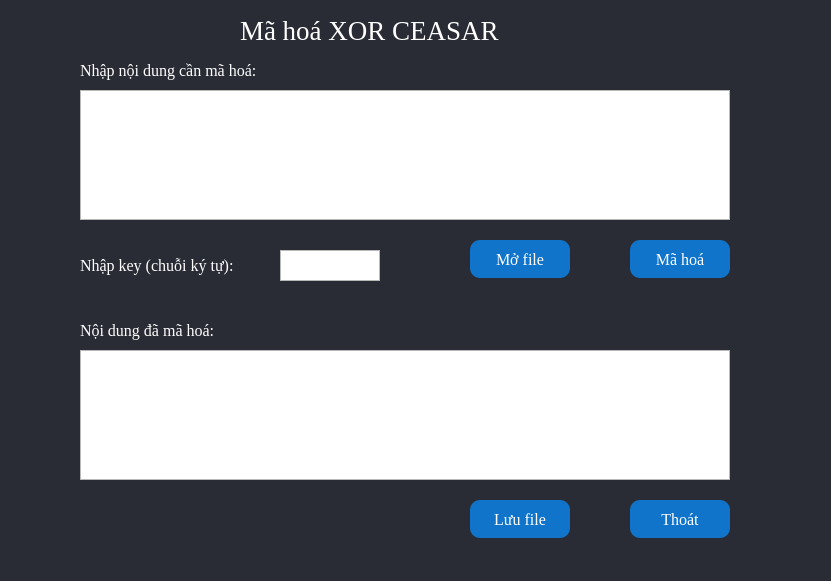
<?xml version="1.0" encoding="UTF-8"?>
<ui version="4.0">
 <class>Form</class>
 <widget class="QWidget" name="Form">
  <property name="geometry">
   <rect>
    <x>0</x>
    <y>0</y>
    <width>831</width>
    <height>581</height>
   </rect>
  </property>
  <property name="windowTitle">
   <string>Form</string>
  </property>
  <property name="styleSheet">
   <string notr="true">#Form{
background-color: #292C35;
color: rgb(255, 255, 255);
}
#btnMaHoa{
	background-color: #1074CA;
	color: rgb(255, 255, 255);
	border-radius: 10px;
}
#btnOpenFile{
	background-color: #1074CA;
	color: rgb(255, 255, 255);
	border-radius: 10px;
}
#btnSaveFile{
	background-color: #1074CA;
	color: rgb(255, 255, 255);
	border-radius: 10px;

}
#btnClose{
	background-color: #1074CA;
	color: rgb(255, 255, 255);
	border-radius: 10px;

}</string>
  </property>
  <widget class="QTextEdit" name="txtCiphertext">
   <property name="geometry">
    <rect>
     <x>80</x>
     <y>350</y>
     <width>650</width>
     <height>130</height>
    </rect>
   </property>
   <property name="font">
    <font>
     <family>Times New Roman</family>
     <pointsize>12</pointsize>
    </font>
   </property>
   <property name="styleSheet">
    <string notr="true">color: rgb(255, 255, 255);
font: 12pt &quot;Times New Roman&quot;;</string>
   </property>
  </widget>
  <widget class="QLabel" name="label_2">
   <property name="geometry">
    <rect>
     <x>80</x>
     <y>60</y>
     <width>221</width>
     <height>21</height>
    </rect>
   </property>
   <property name="font">
    <font>
     <family>Times New Roman</family>
     <pointsize>12</pointsize>
    </font>
   </property>
   <property name="styleSheet">
    <string notr="true">color: rgb(255, 255, 255);</string>
   </property>
   <property name="text">
    <string>Nhập nội dung cần mã hoá:</string>
   </property>
  </widget>
  <widget class="QTextEdit" name="txtKey">
   <property name="geometry">
    <rect>
     <x>280</x>
     <y>250</y>
     <width>100</width>
     <height>31</height>
    </rect>
   </property>
   <property name="font">
    <font>
     <family>Times New Roman</family>
     <pointsize>12</pointsize>
    </font>
   </property>
   <property name="styleSheet">
    <string notr="true">color: rgb(255, 255, 255);
font: 12pt &quot;Times New Roman&quot;;</string>
   </property>
  </widget>
  <widget class="QLabel" name="label_3">
   <property name="geometry">
    <rect>
     <x>80</x>
     <y>250</y>
     <width>191</width>
     <height>31</height>
    </rect>
   </property>
   <property name="font">
    <font>
     <family>Times New Roman</family>
     <pointsize>12</pointsize>
    </font>
   </property>
   <property name="styleSheet">
    <string notr="true">color: rgb(255, 255, 255);</string>
   </property>
   <property name="text">
    <string>Nhập key (chuỗi ký tự):</string>
   </property>
  </widget>
  <widget class="QLabel" name="label">
   <property name="geometry">
    <rect>
     <x>240</x>
     <y>0</y>
     <width>341</width>
     <height>61</height>
    </rect>
   </property>
   <property name="font">
    <font>
     <family>Times New Roman</family>
     <pointsize>20</pointsize>
     <weight>50</weight>
     <italic>false</italic>
     <bold>false</bold>
    </font>
   </property>
   <property name="styleSheet">
    <string notr="true">color: rgb(255, 255, 255);</string>
   </property>
   <property name="text">
    <string>Mã hoá XOR CEASAR</string>
   </property>
  </widget>
  <widget class="QPushButton" name="btnOpenFile">
   <property name="geometry">
    <rect>
     <x>470</x>
     <y>240</y>
     <width>100</width>
     <height>38</height>
    </rect>
   </property>
   <property name="font">
    <font>
     <family>Times New Roman</family>
     <pointsize>12</pointsize>
    </font>
   </property>
   <property name="text">
    <string>Mở file</string>
   </property>
   <property name="icon">
    <iconset>
     <normaloff>../icon/mo.png</normaloff>../icon/mo.png</iconset>
   </property>
  </widget>
  <widget class="QTextEdit" name="txtPlaintext">
   <property name="geometry">
    <rect>
     <x>80</x>
     <y>90</y>
     <width>650</width>
     <height>130</height>
    </rect>
   </property>
   <property name="styleSheet">
    <string notr="true">color: rgb(255, 255, 255);
font: 12pt &quot;Times New Roman&quot;;</string>
   </property>
  </widget>
  <widget class="QPushButton" name="btnSaveFile">
   <property name="geometry">
    <rect>
     <x>470</x>
     <y>500</y>
     <width>100</width>
     <height>38</height>
    </rect>
   </property>
   <property name="font">
    <font>
     <family>Times New Roman</family>
     <pointsize>12</pointsize>
    </font>
   </property>
   <property name="text">
    <string>Lưu file</string>
   </property>
   <property name="icon">
    <iconset>
     <normaloff>../icon/luufile.png</normaloff>../icon/luufile.png</iconset>
   </property>
   <property name="iconSize">
    <size>
     <width>16</width>
     <height>16</height>
    </size>
   </property>
   <property name="checkable">
    <bool>false</bool>
   </property>
  </widget>
  <widget class="QPushButton" name="btnMaHoa">
   <property name="geometry">
    <rect>
     <x>630</x>
     <y>240</y>
     <width>100</width>
     <height>38</height>
    </rect>
   </property>
   <property name="font">
    <font>
     <family>Times New Roman</family>
     <pointsize>12</pointsize>
    </font>
   </property>
   <property name="text">
    <string>Mã hoá</string>
   </property>
   <property name="icon">
    <iconset>
     <normaloff>../icon/mh.png</normaloff>../icon/mh.png</iconset>
   </property>
  </widget>
  <widget class="QLabel" name="label_4">
   <property name="geometry">
    <rect>
     <x>80</x>
     <y>320</y>
     <width>181</width>
     <height>21</height>
    </rect>
   </property>
   <property name="font">
    <font>
     <family>Times New Roman</family>
     <pointsize>12</pointsize>
    </font>
   </property>
   <property name="styleSheet">
    <string notr="true">color: rgb(255, 255, 255);</string>
   </property>
   <property name="text">
    <string>Nội dung đã mã hoá:</string>
   </property>
  </widget>
  <widget class="QPushButton" name="btnClose">
   <property name="geometry">
    <rect>
     <x>630</x>
     <y>500</y>
     <width>100</width>
     <height>38</height>
    </rect>
   </property>
   <property name="font">
    <font>
     <family>Times New Roman</family>
     <pointsize>12</pointsize>
    </font>
   </property>
   <property name="text">
    <string>Thoát</string>
   </property>
   <property name="icon">
    <iconset>
     <normaloff>../icon/thoat.png</normaloff>../icon/thoat.png</iconset>
   </property>
   <property name="iconSize">
    <size>
     <width>20</width>
     <height>20</height>
    </size>
   </property>
   <property name="checkable">
    <bool>false</bool>
   </property>
  </widget>
 </widget>
 <resources/>
 <connections/>
</ui>
